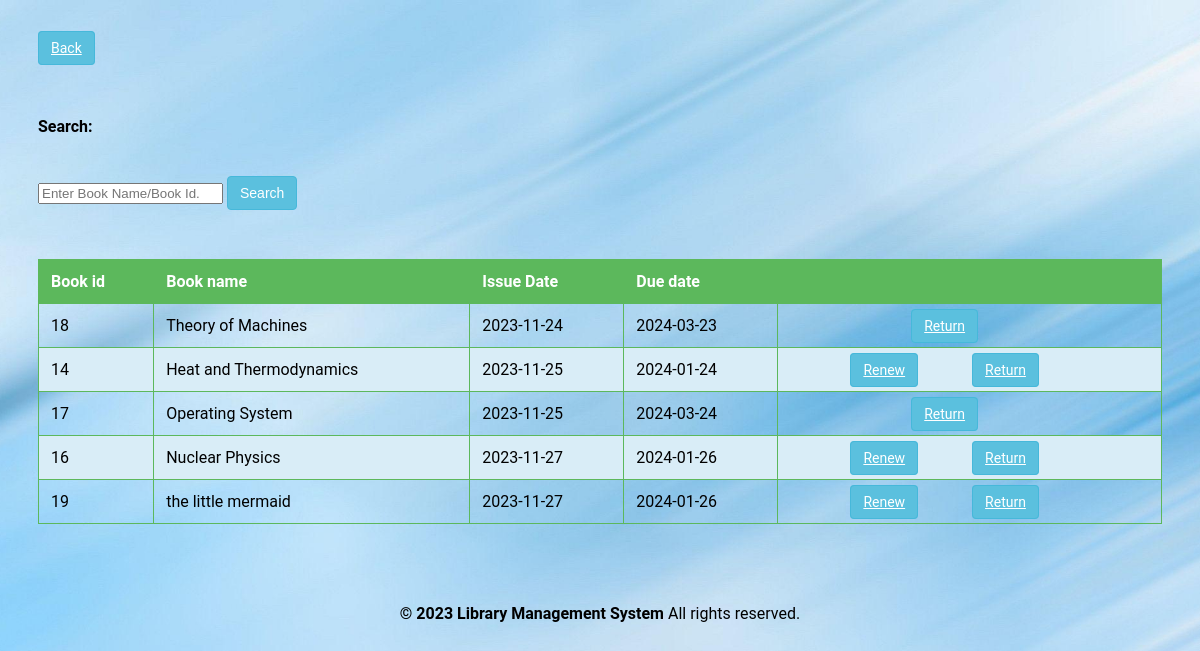
Screenshot of /student/current.php (signed in) with the database file from the repository.
### tables this page shows
CREATE TABLE `record` (
  `RollNo` varchar(50) NOT NULL,
  `BookId` int(10) NOT NULL,
  `Date_of_Issue` date DEFAULT NULL,
  `Due_Date` date DEFAULT NULL,
  `Date_of_Return` date DEFAULT NULL,
  `Dues` int(10) DEFAULT NULL,
  `Renewals_left` int(10) DEFAULT NULL,
  `Time` time DEFAULT NULL
);

CREATE TABLE `book` (
  `BookId` int(10) NOT NULL,
  `Title` varchar(50) DEFAULT NULL,
  `Publisher` varchar(50) DEFAULT NULL,
  `Year` varchar(50) DEFAULT NULL,
  `Availability` int(5) DEFAULT NULL
);

### student/current.php (the view, shortened to what this page needs)
<?php
require('dbconn.php');
?>
<?php
if ($_SESSION['RollNo']) {
    ?>
<!DOCTYPE html>
<html lang="en">
    <head>
        <a href="javascript:history.back()" class="btn btn-secondary">Back</a>
    </head>
    <body>
                    <div class="span9">
                        <form class="form-horizontal row-fluid" action="current.php" method="post">
                                        <div class="control-group">
                                            <label class="control-label" for="Search"><b>Search:</b></label>
                                            <div class="controls">
                                                <input type="text" id="title" name="title" placeholder="Enter Book Name/Book Id." class="span8" required>
                                                <button type="submit" name="submit"class="btn">Search</button>
                                            </div>
                                        </div>
                                    </form>
                                    <br>
                                    <?php
                                    $rollno = $_SESSION['RollNo'];
                                    if(isset($_POST['submit']))
                                        {$s=$_POST['title'];
                                            $sql="SELECT * FROM LMS.record, LMS.book WHERE RollNo = '$rollno' AND Date_of_Issue IS NOT NULL AND Date_of_Return IS NULL AND book.Bookid = record.BookId AND (record.BookId = '$s' OR Title LIKE '%$s%') ORDER BY Date_of_Issue ASC";
                                        }
                                    else
                                        $sql="SELECT * FROM LMS.record, LMS.book WHERE RollNo = '$rollno' AND Date_of_Issue IS NOT NULL AND Date_of_Return IS NULL AND book.Bookid = record.BookId ORDER BY Date_of_Issue ASC";
                                    $result=$conn->query($sql);
                                    $rowcount=mysqli_num_rows($result);
                                    if(!($rowcount))
                                        echo "<br><center><h2><b><i>No Results</i></b></h2></center>";
                                    else
                                    {
                                    ?>
                        <table class="table" id = "tables">
                                  <thead>
                                    <tr>
                                      <th>Book id</th>
                                      <th>Book name</th>
                                      <th>Issue Date</th>
                                      <th>Due date</th>
                                      <th></th>
                                    </tr>
                                  </thead>
                                  <tbody>
                                <?php
                            while($row=$result->fetch_assoc())
                            {
                                $bookid=$row['BookId'];
                                $name=$row['Title'];
                                $issuedate=$row['Date_of_Issue'];
                                $duedate=$row['Due_Date'];
                                $renewals=$row['Renewals_left'];
                            ?>
                                    <tr>
                                      <td><?php echo $bookid ?></td>
                                      <td><?php echo $name ?></td>
                                      <td><?php echo $issuedate ?></td>
                                      <td><?php echo $duedate ?></td>
                                        <td><center>
                                        <?php
                                         if($renewals)
                                            echo "<a href=\"renew_request.php?id=".$bookid."\" class=\"btn btn-success\">Renew</a>";
                                        ?>
                                        <a href="return_request.php?id=<?php echo $bookid; ?>" class="btn btn-primary">Return</a>
                                        </center></td>
                                    </tr>
                            <?php }} ?>
                                    </tbody>
                                </table>
                    </div>
<div class="footer">
            <div class="container">
                <b class="copyright">&copy; 2023 Library Management System </b>All rights reserved.
            </div>
        </div>
    </body>
</html>
<?php }
else {
    echo "<script type='text/javascript'>alert('Access Denied!!!')</script>";
} ?>

### student/current.php (style rules this page uses)
body { font-family: 'Roboto', sans-serif; background: url('images/book.jpg') no-repeat; background-size: cover; background-position: center; padding:30px; }
.table { width: 100%; border-collapse: collapse; margin-top: 2px; overflow-x: auto; margin-top:30px; }
.table th, .table td { border: 1px solid #5cb85c; padding: 12px; text-align: left; }
.table th { background-color: #5cb85c; color: #fff; }
.table tbody tr:nth-child(even) { background-color: #d9edf7; }
.btn { padding: 8px 12px; font-size: 14px; cursor: pointer; background-color: #5bc0de; color: #fff; border: 1px solid #46b8da; border-radius: 4px; margin-right:50px; margin-top:40px; }
.footer { text-align: center; padding: 30px; color: #black; }
.span9 { margin-top:60px; margin-bottom:50px; }
.control-label { margin-top:100px; margin-bottom:500px; }

### rows the page displays
record: BookId.BookId "18", BookId.Title "Theory of Machines", Date_of_Issue "2023-11-24", Due_Date "2024-03-23"
record: BookId.BookId "14", BookId.Title "Heat and Thermodynamics", Date_of_Issue "2023-11-25", Due_Date "2024-01-24"
record: BookId.BookId "17", BookId.Title "Operating System", Date_of_Issue "2023-11-25", Due_Date "2024-03-24"
record: BookId.BookId "16", BookId.Title "Nuclear Physics", Date_of_Issue "2023-11-27", Due_Date "2024-01-26"
record: BookId.BookId "19", BookId.Title "the little mermaid", Date_of_Issue "2023-11-27", Due_Date "2024-01-26"
